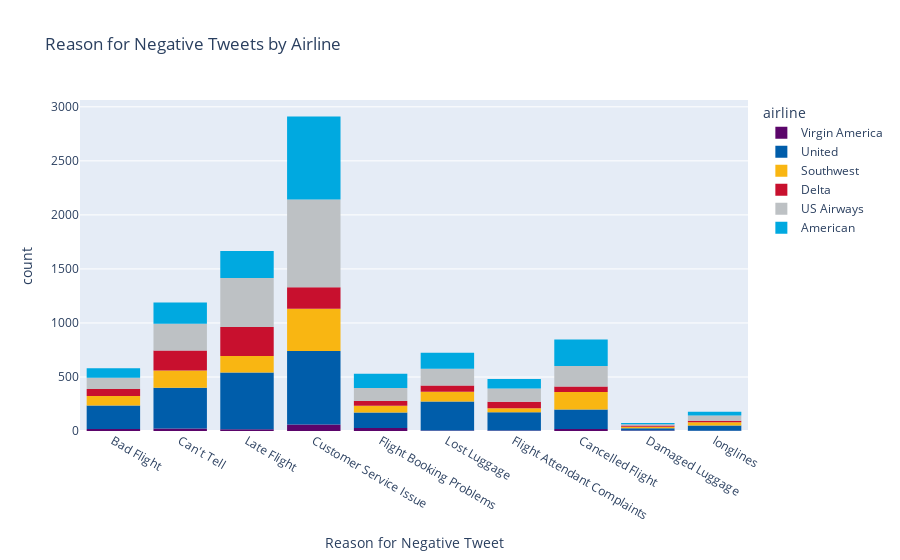

The notebook cell saved with this chart:
### Code cell
# Looking at Reason per airline for all negative reviews
px.histogram(
    data_frame=tweets,
    x="negativereason",
    color="airline",
    title="Reason for Negative Tweets by Airline",
    labels={"negativereason": "Reason for Negative Tweet"},
    color_discrete_map=color_discrete_map,
)

### Figure 1 — Plotly figure (JSON) as saved in the notebook; plotly's stock layout.template omitted (floating-point values rounded to 4 significant figures; data arrays with more than 128 entries replaced by an {"elided": "..."} marker saying what was removed)
{"data": [{"alignmentgroup": "True", "bingroup": "x", "hovertemplate": "airline=Virgin America<br>Reason for Negative Tweet=%{x}<br>count=%{y}<extra></extra>", "legendgroup": "Virgin America", "marker": {"color": "#5b056a", "pattern": {"shape": ""}}, "name": "Virgin America", "offsetgroup": "Virgin America", "orientation": "v", "showlegend": true, "type": "histogram", "x": {"elided": "504 str values"}, "xaxis": "x", "yaxis": "y"}, {"alignmentgroup": "True", "bingroup": "x", "hovertemplate": "airline=United<br>Reason for Negative Tweet=%{x}<br>count=%{y}<extra></extra>", "legendgroup": "United", "marker": {"color": "#005DAA", "pattern": {"shape": ""}}, "name": "United", "offsetgroup": "United", "orientation": "v", "showlegend": true, "type": "histogram", "x": {"elided": "3822 str values"}, "xaxis": "x", "yaxis": "y"}, {"alignmentgroup": "True", "bingroup": "x", "hovertemplate": "airline=Southwest<br>Reason for Negative Tweet=%{x}<br>count=%{y}<extra></extra>", "legendgroup": "Southwest", "marker": {"color": "#F9B612", "pattern": {"shape": ""}}, "name": "Southwest", "offsetgroup": "Southwest", "orientation": "v", "showlegend": true, "type": "histogram", "x": {"elided": "2420 str values"}, "xaxis": "x", "yaxis": "y"}, {"alignmentgroup": "True", "bingroup": "x", "hovertemplate": "airline=Delta<br>Reason for Negative Tweet=%{x}<br>count=%{y}<extra></extra>", "legendgroup": "Delta", "marker": {"color": "#c8102e", "pattern": {"shape": ""}}, "name": "Delta", "offsetgroup": "Delta", "orientation": "v", "showlegend": true, "type": "histogram", "x": {"elided": "2222 str values"}, "xaxis": "x", "yaxis": "y"}, {"alignmentgroup": "True", "bingroup": "x", "hovertemplate": "airline=US Airways<br>Reason for Negative Tweet=%{x}<br>count=%{y}<extra></extra>", "legendgroup": "US Airways", "marker": {"color": "#bdc1c4", "pattern": {"shape": ""}}, "name": "US Airways", "offsetgroup": "US Airways", "orientation": "v", "showlegend": true, "type": "histogram", "x": {"elided": "2913 str values"}, "xaxis": "x", "yaxis": "y"}, {"alignmentgroup": "True", "bingroup": "x", "hovertemplate": "airline=American<br>Reason for Negative Tweet=%{x}<br>count=%{y}<extra></extra>", "legendgroup": "American", "marker": {"color": "#00a9e0", "pattern": {"shape": ""}}, "name": "American", "offsetgroup": "American", "orientation": "v", "showlegend": true, "type": "histogram", "x": {"elided": "2759 str values"}, "xaxis": "x", "yaxis": "y"}], "layout": {"barmode": "relative", "legend": {"title": {"text": "airline"}, "tracegroupgap": 0}, "title": {"text": "Reason for Negative Tweets by Airline"}, "xaxis": {"anchor": "y", "domain": [0, 1], "title": {"text": "Reason for Negative Tweet"}}, "yaxis": {"anchor": "x", "domain": [0, 1], "title": {"text": "count"}}}}
